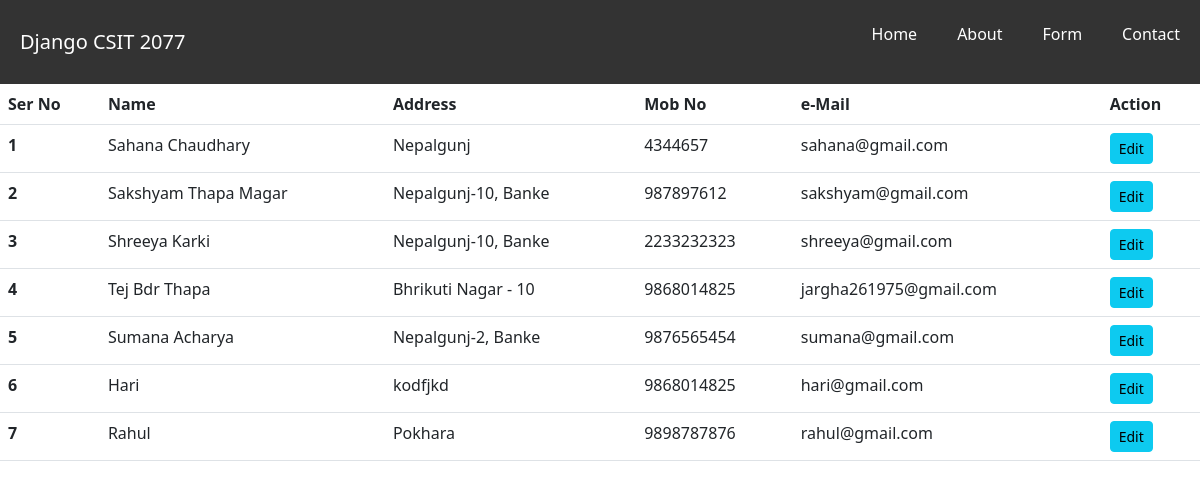
The page / on the database its author committed.
### npjAirport/models.py (models this page shows, shortened)
class Csit(models.Model):
    name = models.CharField(max_length=50)
    add = models.CharField(max_length=50)
    mob = models.CharField(max_length=10)
    email = models.EmailField()
    class Meta:
        db_table = 'csit'

### npjAirport/views.py (the view)
# urls.py: path("", views.table, name="table"),
def table(request):
    data = Csit.objects.all()
    return render(request, "npjAirport/table.html", {'data' : data})

### npjAirport/templates/npjAirport/table.html (shortened to what this page needs)
{% extends 'npjAirport/base.html' %}
    {% block css %}
<link href="https://cdn.jsdelivr.net/npm/bootstrap@5.3.0-alpha1/dist/css/bootstrap.min.css" rel="stylesheet">
    {% endblock %}
{% block content %}
<table class="table">
  <thead>
    <tr>
      <th scope="col">Ser No </th>
      <th scope="col">Name</th>
      <th scope="col">Address</th>
      <th scope="col">Mob No</th>
      <th scope="col">e-Mail</th>
      <th scope="col">Action</th>
    </tr>
  </thead>
  <tbody>
    {% for dx in data %}
    <tr>
      <th scope="row">{{forloop.counter}}</th>
      <td>{{dx.name}}</td>
      <td>{{dx.add}}</td>
      <td>{{dx.mob}}</td>
      <td>{{dx.email}}</td>
      <td>
         <a href="{% url 'edit' dx.id %}" class="btn btn-info btn-sm">Edit</a>
      </td>
    </tr>
    {% endfor %}
  </tbody>
</table>
{% endblock %}

### npjAirport/templates/npjAirport/base.html (style rules this page uses)
* { margin: 0; padding: 0; box-sizing: border-box; }
body { font-family: Arial, sans-serif; }

### rows shown on the page
Csit: name "Sahana Chaudhary", add "Nepalgunj", mob "4344657", email "sahana@gmail.com"
Csit: name "Sakshyam Thapa Magar", add "Nepalgunj-10, Banke", mob "987897612", email "sakshyam@gmail.com"
Csit: name "Shreeya Karki", add "Nepalgunj-10, Banke", mob "2233232323", email "shreeya@gmail.com"
Csit: name "Tej Bdr Thapa", add "Bhrikuti Nagar - 10", mob "9868014825", email "jargha261975@gmail.com"
Csit: name "Sumana Acharya", add "Nepalgunj-2, Banke", mob "9876565454", email "sumana@gmail.com"
Csit: name "Hari", add "kodfjkd", mob "9868014825", email "hari@gmail.com"
Csit: name "Rahul", add "Pokhara", mob "9898787876", email "rahul@gmail.com"
